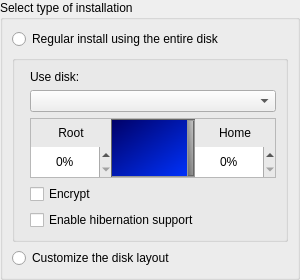
         <widget class="QWidget" name="pageDisk">
          <layout class="QGridLayout">
           <property name="leftMargin">
            <number>0</number>
           </property>
           <property name="topMargin">
            <number>0</number>
           </property>
           <property name="rightMargin">
            <number>0</number>
           </property>
           <property name="bottomMargin">
            <number>0</number>
           </property>
           <item row="0" column="0" colspan="2">
            <widget class="QGroupBox" name="boxInstallationType">
             <property name="sizePolicy">
              <sizepolicy hsizetype="MinimumExpanding" vsizetype="Minimum">
               <horstretch>0</horstretch>
               <verstretch>0</verstretch>
              </sizepolicy>
             </property>
             <property name="title">
              <string>Select type of installation</string>
             </property>
             <layout class="QGridLayout">
              <item row="0" column="0" colspan="2">
               <widget class="QRadioButton" name="radioEntireDisk">
                <property name="sizePolicy">
                 <sizepolicy hsizetype="MinimumExpanding" vsizetype="Minimum">
                  <horstretch>0</horstretch>
                  <verstretch>0</verstretch>
                 </sizepolicy>
                </property>
                <property name="cursor">
                 <cursorShape>PointingHandCursor</cursorShape>
                </property>
                <property name="text">
                 <string>Regular install using the entire disk</string>
                </property>
               </widget>
              </item>
              <item row="2" column="0">
               <widget class="QRadioButton" name="radioCustomPart">
                <property name="sizePolicy">
                 <sizepolicy hsizetype="MinimumExpanding" vsizetype="Minimum">
                  <horstretch>0</horstretch>
                  <verstretch>0</verstretch>
                 </sizepolicy>
                </property>
                <property name="cursor">
                 <cursorShape>PointingHandCursor</cursorShape>
                </property>
                <property name="text">
                 <string>Customize the disk layout</string>
                </property>
               </widget>
              </item>
              <item row="1" column="0" colspan="2">
               <widget class="QGroupBox" name="boxAutoPart">
                <layout class="QFormLayout">
                 <item row="0" column="1">
                  <widget class="QLabel" name="labelDisk">
                   <property name="text">
                    <string>Use disk:</string>
                   </property>
                   <property name="wordWrap">
                    <bool>false</bool>
                   </property>
                  </widget>
                 </item>
                 <item row="1" column="1">
                  <widget class="QComboBox" name="comboDisk">
                   <property name="cursor">
                    <cursorShape>PointingHandCursor</cursorShape>
                   </property>
                  </widget>
                 </item>
                 <item row="2" column="1">
                  <widget class="QFrame" name="boxSliderPart">
                   <property name="minimumSize">
                    <size>
                     <width>0</width>
                     <height>60</height>
                    </size>
                   </property>
                   <property name="frameShape">
                    <enum>QFrame::StyledPanel</enum>
                   </property>
                   <property name="frameShadow">
                    <enum>QFrame::Sunken</enum>
                   </property>
                   <layout class="QGridLayout">
                    <property name="leftMargin">
                     <number>0</number>
                    </property>
                    <property name="topMargin">
                     <number>0</number>
                    </property>
                    <property name="rightMargin">
                     <number>0</number>
                    </property>
                    <property name="bottomMargin">
                     <number>0</number>
                    </property>
                    <property name="spacing">
                     <number>0</number>
                    </property>
                    <item row="0" column="0">
                     <widget class="QLabel" name="labelSliderRoot">
                      <property name="minimumSize">
                       <size>
                        <width>80</width>
                        <height>0</height>
                       </size>
                      </property>
                      <property name="text">
                       <string>Root</string>
                      </property>
                      <property name="alignment">
                       <set>Qt::AlignCenter</set>
                      </property>
                     </widget>
                    </item>
                    <item row="1" column="0">
                     <widget class="QSpinBox" name="spinRoot">
                      <property name="minimumSize">
                       <size>
                        <width>0</width>
                        <height>30</height>
                       </size>
                      </property>
                      <property name="baseSize">
                       <size>
                        <width>0</width>
                        <height>0</height>
                       </size>
                      </property>
                      <property name="frame">
                       <bool>false</bool>
                      </property>
                      <property name="alignment">
                       <set>Qt::AlignCenter</set>
                      </property>
                      <property name="accelerated">
                       <bool>true</bool>
                      </property>
                      <property name="correctionMode">
                       <enum>QAbstractSpinBox::CorrectToPreviousValue</enum>
                      </property>
                      <property name="suffix">
                       <string>%</string>
                      </property>
                      <property name="maximum">
                       <number>100</number>
                      </property>
                     </widget>
                    </item>
                    <item row="1" column="2">
                     <widget class="QSpinBox" name="spinHome">
                      <property name="minimumSize">
                       <size>
                        <width>0</width>
                        <height>30</height>
                       </size>
                      </property>
                      <property name="frame">
                       <bool>false</bool>
                      </property>
                      <property name="alignment">
                       <set>Qt::AlignCenter</set>
                      </property>
                      <property name="accelerated">
                       <bool>true</bool>
                      </property>
                      <property name="correctionMode">
                       <enum>QAbstractSpinBox::CorrectToPreviousValue</enum>
                      </property>
                      <property name="suffix">
                       <string>%</string>
                      </property>
                      <property name="maximum">
                       <number>100</number>
                      </property>
                     </widget>
                    </item>
                    <item row="0" column="2">
                     <widget class="QLabel" name="labelSliderHome">
                      <property name="minimumSize">
                       <size>
                        <width>80</width>
                        <height>0</height>
                       </size>
                      </property>
                      <property name="text">
                       <string>Home</string>
                      </property>
                      <property name="alignment">
                       <set>Qt::AlignCenter</set>
                      </property>
                     </widget>
                    </item>
                    <item row="0" column="1" rowspan="2">
                     <widget class="QSlider" name="sliderPart">
                      <property name="sizePolicy">
                       <sizepolicy hsizetype="Expanding" vsizetype="Preferred">
                        <horstretch>0</horstretch>
                        <verstretch>0</verstretch>
                       </sizepolicy>
                      </property>
                      <property name="cursor">
                       <cursorShape>PointingHandCursor</cursorShape>
                      </property>
                      <property name="styleSheet">
                       <string notr="true">QSlider::groove:horizontal { border: 1 inset; }

QSlider::sub-page:horizontal {
	background: QLinearGradient(x1:0, y1:0, x2:1, y2:1, stop:0 #006 stop:1 #03F);
	border: 1 inset #666;
	border-right: none;
}
QSlider::add-page:horizontal {
	background: QLinearGradient(x1:0, y1:0, x2:1, y2:1, stop:0 #060, stop:1 #0F3);
	border: 1 inset #666;
	border-left: none;
}

QSlider::handle:horizontal {
	background: QLinearGradient(x1:0, y1:1, x2:1, y2:0, stop:0 #666, stop:1 #CCC);
	width: 5;
	border: 1 outset #666;
}
QSlider::handle:horizontal:hover {
	background: QLinearGradient(x1:0, y1:1, x2:1, y2:0, stop:0 #999, stop:1 #FFF);
}

QSlider::sub-page:horizontal:disabled,
QSlider::add-page:horizontal:disabled,
QSlider::handle:horizontal:disabled {
	background: none;
	border-color: #444;
	border-style: solid;
}</string>
                      </property>
                      <property name="maximum">
                       <number>100</number>
                      </property>
                      <property name="sliderPosition">
                       <number>100</number>
                      </property>
                      <property name="orientation">
                       <enum>Qt::Horizontal</enum>
                      </property>
                     </widget>
                    </item>
                   </layout>
                  </widget>
                 </item>
                 <item row="4" column="1">
                  <widget class="QCheckBox" name="checkHibernationReg">
                   <property name="cursor">
                    <cursorShape>PointingHandCursor</cursorShape>
                   </property>
                   <property name="text">
                    <string>Enable hibernation support</string>
                   </property>
                  </widget>
                 </item>
                 <item row="3" column="1">
                  <widget class="QCheckBox" name="checkEncryptAuto">
                   <property name="cursor">
                    <cursorShape>PointingHandCursor</cursorShape>
                   </property>
                   <property name="text">
                    <string>Encrypt</string>
                   </property>
                  </widget>
                 </item>
                </layout>
               </widget>
              </item>
             </layout>
            </widget>
           </item>
           <item row="2" column="0" colspan="2">
            <spacer>
             <property name="orientation">
              <enum>Qt::Vertical</enum>
             </property>
             <property name="sizeHint" stdset="0">
              <size>
               <width>0</width>
               <height>0</height>
              </size>
             </property>
            </spacer>
           </item>
          </layout>
         </widget>
